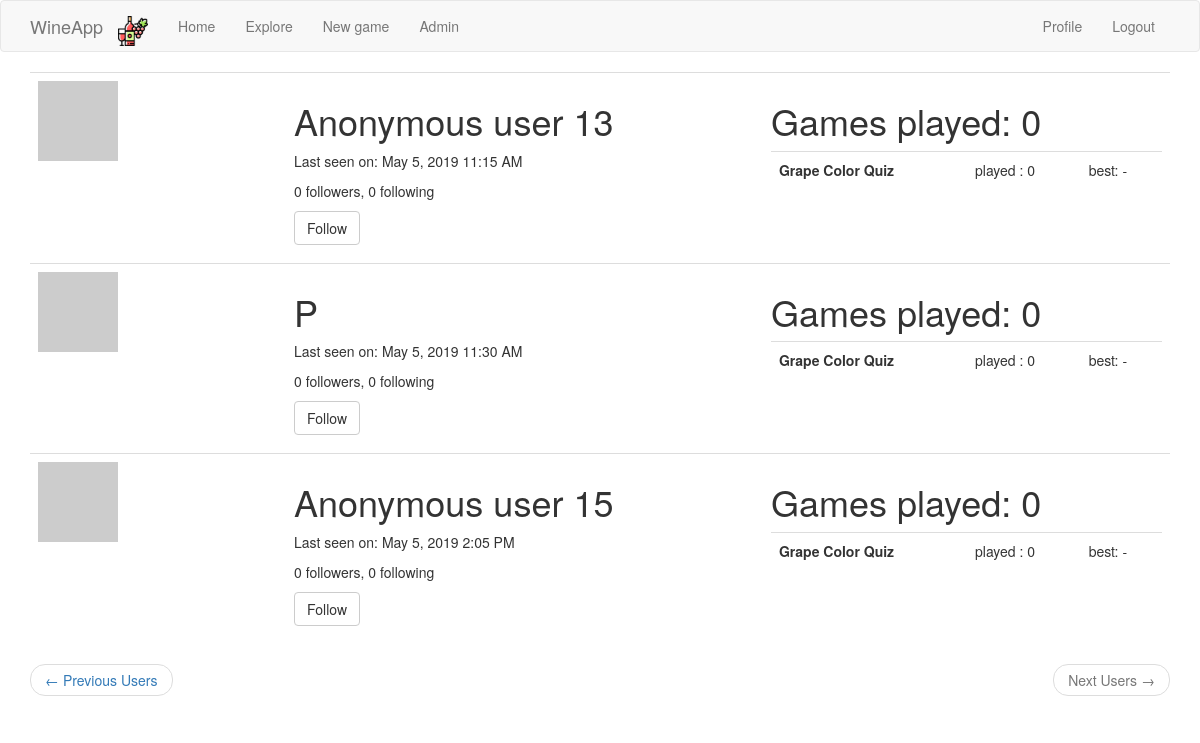
Page /explore_users?page=2 (signed in) on the earlier database version.
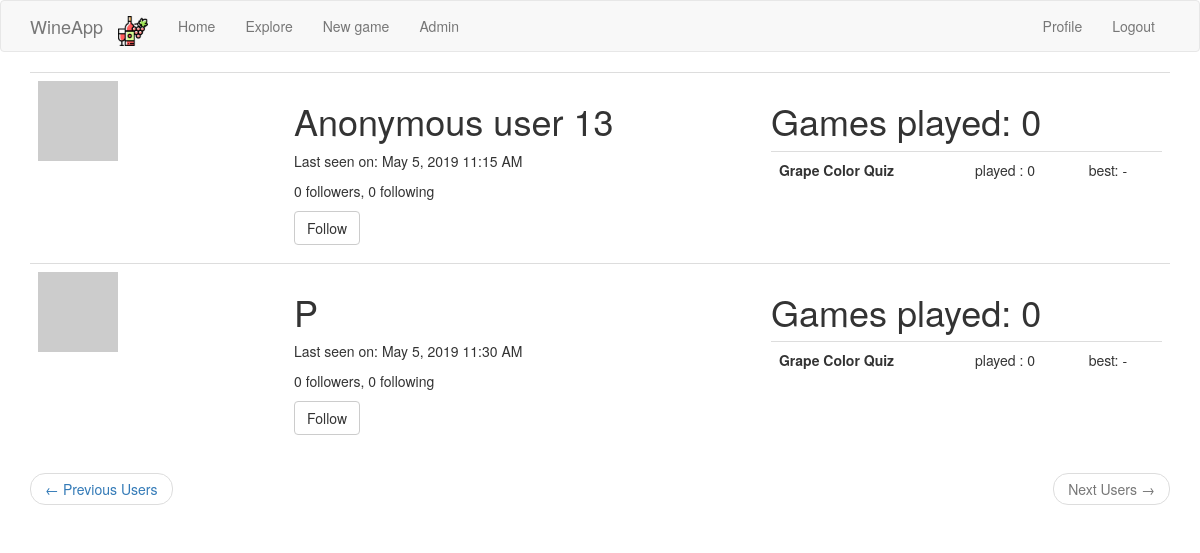
Same page on the later database version.
### app/models.py (models this page shows, shortened)
class User(UserMixin, db.Model):
    id = db.Column(db.Integer, primary_key=True)
    username = db.Column(db.String(64), index=True, unique=True)
    email = db.Column(db.String(120), index=True, unique=True)
    password_hash = db.Column(db.String(128))
    posts = db.relationship('Post', backref='author', lazy='dynamic')
    about_me = db.Column(db.String(140))
    last_seen = db.Column(db.DateTime, default=datetime.utcnow)
    followed = db.relationship(
        'User', secondary=followers,
        primaryjoin=(followers.c.follower_id == id),
        secondaryjoin=(followers.c.followed_id == id),
        backref=db.backref('followers', lazy='dynamic'), lazy='dynamic')
    def avatar(self, size):
        digest = md5(self.email.lower().encode('utf-8')).hexdigest()
        return 'https://www.gravatar.com/avatar/{}?d=identicon&s={}'.format(
            digest, size)
    def is_following(self, user_):
        return self.followed.filter(
            followers.c.followed_id == user_.id).count() > 0

### app/main/routes.py (the view)
@bp.route('/explore_users', methods=['GET', 'POST'])
@login_required
def explore_users():
    page = request.args.get('page', 1, type=int)
    users = User.query.order_by(User.id.asc()).paginate(
        page, current_app.config['USERS_PER_PAGE'], False)
    next_url = url_for('main.explore_users', page=users.next_num) \
        if users.has_next else None
    prev_url = url_for('main.explore_users', page=users.prev_num) \
        if users.has_prev else None
    games_stats = {u.id: get_player_stats(u) for u in users.items}
    return render_template('explore_users.html',
                           users=users.items,
                           games_stats=games_stats,
                           prev_url=prev_url,
                           next_url=next_url)

### app/main/routes.py (called while the page is built)
@bp.before_app_request
def before_request():
    if current_user.is_authenticated:
        current_user.last_seen = datetime.utcnow()
        db.session.commit()
    g.locale = str(get_locale())

### app/models.py (called while the page is built)
@login.user_loader
def load_user(id):
    return User.query.get(int(id))

def get_player_stats(user_):
    games = Game.query.filter_by(player_id=user_.id).all()
    games_per_type = {}
    for game_type, game_name in current_app.config['GAMES_TO_NAMES'].items():
        games_per_type[(game_type, game_name)] = [game for game in games if game.game_type == game_type]
    summary_per_type = []
    for (game_type, game_name), games in games_per_type.items():
        summary_per_type.append(
            {
                'name': game_name,
                'type': game_type,
                'nb_played': len(games),
                'best': max(games, key=lambda x: x.score).score if len(games) > 0 else '-'
            }
        )
        return summary_per_type, len(games)

### app/templates/explore_users.html
{% extends "base.html" %}
{% block app_content %}
<table class="table table-hover">
     {% for user in users %}
        {% include '_user.html' %}
    {% endfor %}
</table>
<nav aria-label="...">
    <ul class="pager">
        <li class="previous{% if not prev_url %} disabled{% endif %}">
            <a href="{{ prev_url or '#' }}">
                <span aria-hidden="true">&larr;</span> {{ _('Previous Users') }}
            </a>
        </li>
        <li class="next{% if not next_url %} disabled{% endif %}">
            <a href="{{ next_url or '#' }}">
                {{ _('Next Users') }} <span aria-hidden="true">&rarr;</span>
            </a>
        </li>
    </ul>
</nav>
{% endblock %}

### app/templates/_user.html (shortened to what this page needs)
<tr onclick="window.location='{{ url_for('main.user', username=user.username) }}'">
    <td width="256px"><img src="{{ user.avatar(256) }}"></td>
    <td>
        <h1>{{ user.username.capitalize() }}</h1>
        {% if user.last_seen %}
        <p>{{ _('Last seen on') }}: {{ moment(user.last_seen).format('LLL') }}</p>
        {% endif %}
        <p>{{ _('%(count)d followers', count=user.followers.count()) }}, {{ _('%(count)d following',
            count=user.followed.count()) }}</p>
        {% if user == current_user %}
        <p><a class="btn btn-default" href="{{ url_for('main.edit_profile') }}">{{ _('Edit your profile') }}</a></p>
        {% elif not current_user.is_following(user) %}
        <p><a class="btn btn-default" href="{{ url_for('main.follow', username=user.username) }}">{{ _('Follow') }}</a></p>
        {% else %}
        <p><a class="btn btn-default" href="{{ url_for('main.unfollow', username=user.username) }}">{{ _('Unfollow') }}</a></p>
        {% endif %}
    </td>
    <td>
        <h1>Games played: {{ games_stats[user.id][1] }}</h1>
        <table class="table table-hover">
            {% for game in games_stats[user.id][0] %}
            <tr>
                <th>{{ game.name }}</th>
                <td>played : {{ game.nb_played }}</td>
                <td>best: {{ game.best }}</td>
                {% endfor %}
            </tr>
        </table>
    </td>
</tr>

Differences in the rows shown:
removed User: username "Anonymous user 15", last_seen "May 5, 2019 2:05 PM", games_stats "0", name "Grape Color Quiz", nb_played "0", best "-"
